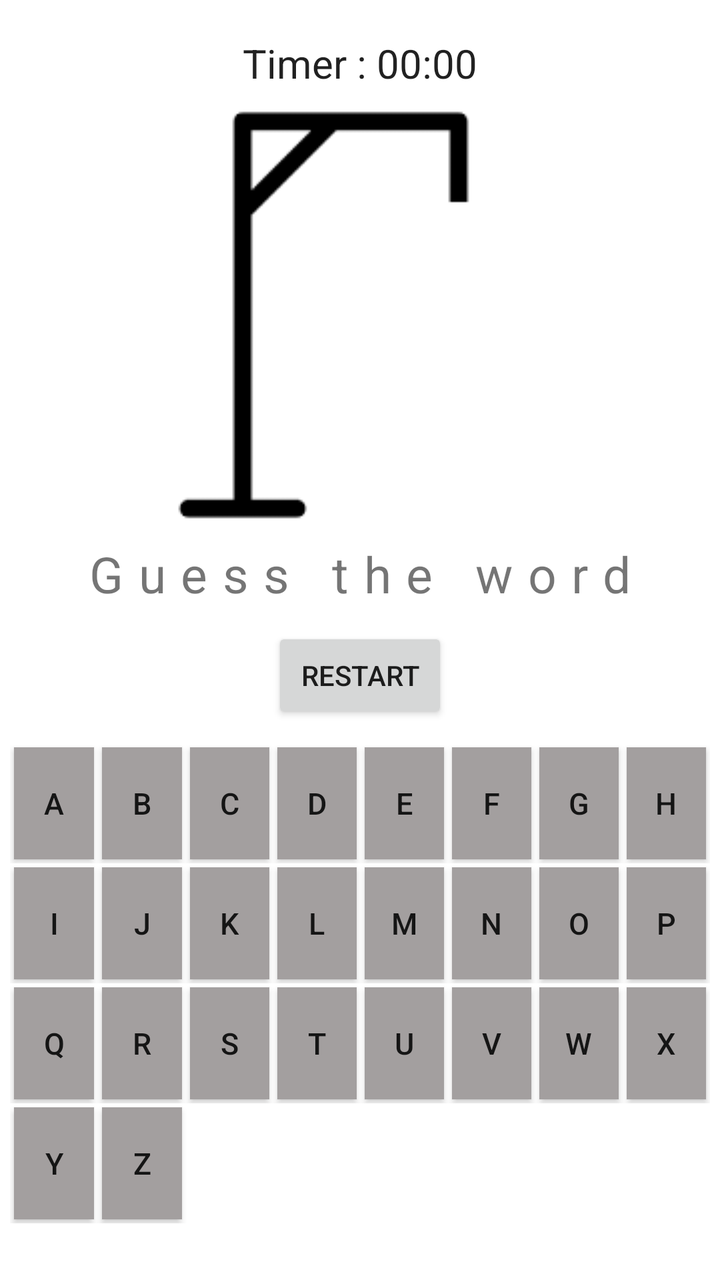
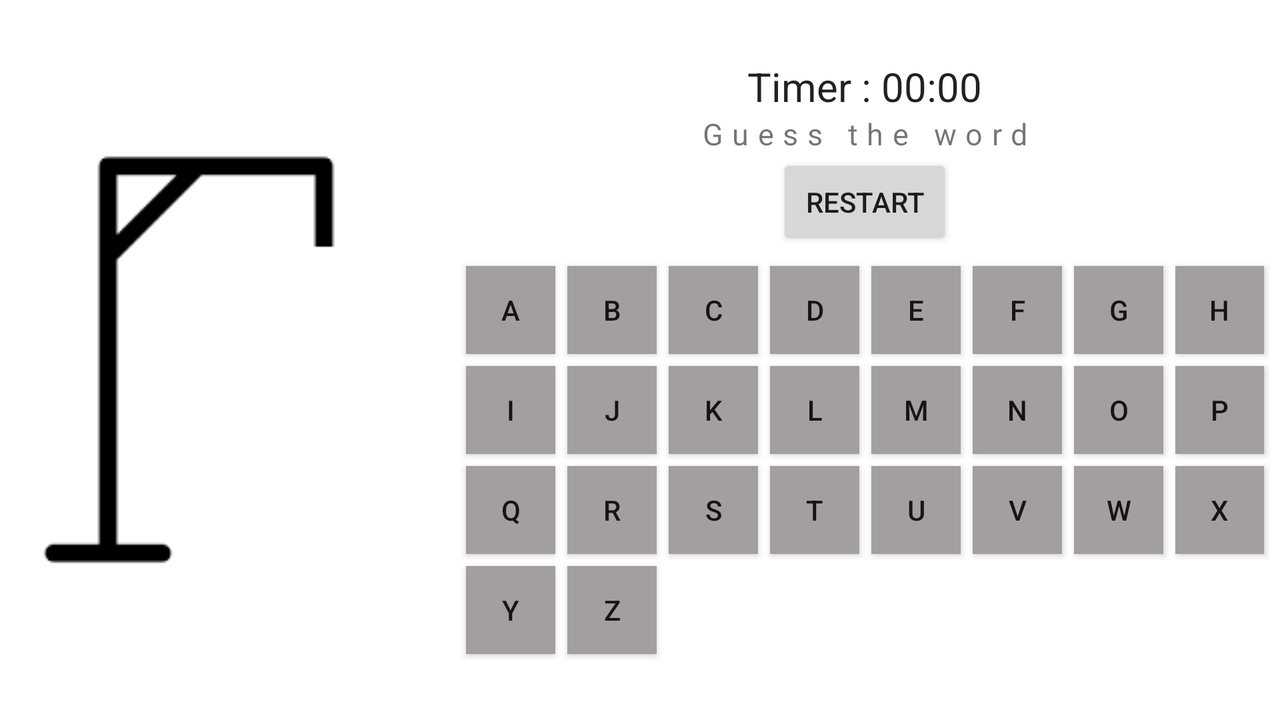

One screen, two layout resources from the same app: the default and the author's alternative for another configuration. Each is rendered where Android would select it; the XML of both is given below.
<!-- AndroidManifest.xml: application theme Theme.projectHangman -->
<!-- res/layout/activity_game.xml -->
<?xml version="1.0" encoding="utf-8"?>
<LinearLayout xmlns:android="http://schemas.android.com/apk/res/android"
    xmlns:tools="http://schemas.android.com/tools"
    android:layout_width="match_parent"
    android:layout_height="match_parent"
    android:gravity="center"
    android:orientation="vertical"
    tools:context=".GameActivity">

    <Chronometer
        android:id="@+id/chrono"
        android:layout_width="match_parent"
        android:layout_height="wrap_content"
        android:format="Timer : %s"
        android:gravity="center"
        android:textSize="20sp" />

    <ImageView
        android:id="@+id/hangmanDraw"
        android:layout_width="wrap_content"
        android:layout_height="wrap_content"
        android:gravity="center"
        android:src="@drawable/hangman0" />

    <TextView
        android:id="@+id/guessWord"
        android:layout_width="match_parent"
        android:layout_height="wrap_content"
        android:gravity="center"
        android:letterSpacing="0.3"
        android:text="Guess the word"
        android:textSize="25sp" />

    <Button
        android:id="@+id/btnRestart"
        android:layout_width="wrap_content"
        android:layout_height="wrap_content"
        android:layout_margin="10sp"
        android:gravity="center"
        android:text="@string/Restart" />


    <LinearLayout
        android:id="@+id/alphabetBoard"
        android:layout_width="match_parent"
        android:layout_height="wrap_content"
        android:gravity="bottom"
        android:orientation="vertical"
        android:layout_marginBottom="10sp">

        <LinearLayout
            android:layout_width="match_parent"
            android:layout_height="60sp"
            android:layout_marginLeft="5sp"
            android:layout_marginRight="5sp"
            android:background="@color/white"
            android:orientation="horizontal">

            <Button
                android:id="@+id/A"
                android:layout_width="wrap_content"
                android:layout_height="match_parent"
                android:layout_margin="2sp"
                android:layout_weight="1"
                android:background="@color/gray"
                android:text="A"
                android:textSize="15sp" />

            <Button
                android:id="@+id/B"
                android:layout_width="wrap_content"
                android:layout_height="match_parent"
                android:layout_margin="2sp"
                android:layout_weight="1"
                android:background="@color/gray"
                android:text="B"
                android:textSize="15sp" />

            <Button
                android:id="@+id/C"
                android:layout_width="wrap_content"
                android:layout_height="match_parent"
                android:layout_margin="2sp"
                android:layout_weight="1"
                android:background="@color/gray"
                android:text="C"
                android:textSize="15sp" />

            <Button
                android:id="@+id/D"
                android:layout_width="wrap_content"
                android:layout_height="match_parent"
                android:layout_margin="2sp"
                android:layout_weight="1"
                android:background="@color/gray"
                android:text="D"
                android:textSize="15sp" />

            <Button
                android:id="@+id/E"
                android:layout_width="wrap_content"
                android:layout_height="match_parent"
                android:layout_margin="2sp"
                android:layout_weight="1"
                android:background="@color/gray"
                android:text="E"
                android:textSize="15sp" />

            <Button
                android:id="@+id/F"
                android:layout_width="wrap_content"
                android:layout_height="match_parent"
                android:layout_margin="2sp"
                android:layout_weight="1"
                android:background="@color/gray"
                android:text="F"
                android:textSize="15sp" />

            <Button
                android:id="@+id/G"
                android:layout_width="wrap_content"
                android:layout_height="match_parent"
                android:layout_margin="2sp"
                android:layout_weight="1"
                android:background="@color/gray"
                android:text="G"
                android:textSize="15sp" />

            <Button
                android:id="@+id/H"
                android:layout_width="wrap_content"
                android:layout_height="match_parent"
                android:layout_margin="2sp"
                android:layout_weight="1"
                android:background="@color/gray"
                android:text="H"
                android:textSize="15sp" />
        </LinearLayout>

        <LinearLayout
            android:layout_width="match_parent"
            android:layout_height="60sp"
            android:layout_marginLeft="5sp"
            android:layout_marginRight="5sp"
            android:background="@color/white"
            android:orientation="horizontal">

            <Button
                android:id="@+id/I"
                android:layout_width="wrap_content"
                android:layout_height="match_parent"
                android:layout_margin="2sp"
                android:layout_weight="1"
                android:background="@color/gray"
                android:text="I"
                android:textSize="15sp" />

            <Button
                android:id="@+id/J"
                android:layout_width="wrap_content"
                android:layout_height="match_parent"
                android:layout_margin="2sp"
                android:layout_weight="1"
                android:background="@color/gray"
                android:text="J"
                android:textSize="15sp" />

            <Button
                android:id="@+id/K"
                android:layout_width="wrap_content"
                android:layout_height="match_parent"
                android:layout_margin="2sp"
                android:layout_weight="1"
                android:background="@color/gray"
                android:text="K"
                android:textSize="15sp" />

            <Button
                android:id="@+id/L"
                android:layout_width="wrap_content"
                android:layout_height="match_parent"
                android:layout_margin="2sp"
                android:layout_weight="1"
                android:background="@color/gray"
                android:text="L"
                android:textSize="15sp" />

            <Button
                android:id="@+id/M"
                android:layout_width="wrap_content"
                android:layout_height="match_parent"
                android:layout_margin="2sp"
                android:layout_weight="1"
                android:background="@color/gray"
                android:text="M"
                android:textSize="15sp" />

            <Button
                android:id="@+id/N"
                android:layout_width="wrap_content"
                android:layout_height="match_parent"
                android:layout_margin="2sp"
                android:layout_weight="1"
                android:background="@color/gray"
                android:text="N"
                android:textSize="15sp" />

            <Button
                android:id="@+id/O"
                android:layout_width="wrap_content"
                android:layout_height="match_parent"
                android:layout_margin="2sp"
                android:layout_weight="1"
                android:background="@color/gray"
                android:text="O"
                android:textSize="15sp" />

            <Button
                android:id="@+id/P"
                android:layout_width="wrap_content"
                android:layout_height="match_parent"
                android:layout_margin="2sp"
                android:layout_weight="1"
                android:background="@color/gray"
                android:text="P"
                android:textSize="15sp" />
        </LinearLayout>

        <LinearLayout
            android:layout_width="match_parent"
            android:layout_height="60sp"
            android:layout_marginLeft="5sp"
            android:layout_marginRight="5sp"
            android:background="@color/white"
            android:orientation="horizontal">

            <Button
                android:id="@+id/Q"
                android:layout_width="wrap_content"
                android:layout_height="match_parent"
                android:layout_margin="2sp"
                android:layout_weight="1"
                android:background="@color/gray"
                android:text="Q"
                android:textSize="15sp" />

            <Button
                android:id="@+id/R_btn"
                android:layout_width="wrap_content"
                android:layout_height="match_parent"
                android:layout_margin="2sp"
                android:layout_weight="1"
                android:background="@color/gray"
                android:text="R"
                android:textSize="15sp" />

            <Button
                android:id="@+id/S"
                android:layout_width="wrap_content"
                android:layout_height="match_parent"
                android:layout_margin="2sp"
                android:layout_weight="1"
                android:background="@color/gray"
                android:text="S"
                android:textSize="15sp" />

            <Button
                android:id="@+id/T"
                android:layout_width="wrap_content"
                android:layout_height="match_parent"
                android:layout_margin="2sp"
                android:layout_weight="1"
                android:background="@color/gray"
                android:text="T"
                android:textSize="15sp" />

            <Button
                android:id="@+id/U"
                android:layout_width="wrap_content"
                android:layout_height="match_parent"
                android:layout_margin="2sp"
                android:layout_weight="1"
                android:background="@color/gray"
                android:text="U"
                android:textSize="15sp" />

            <Button
                android:id="@+id/V"
                android:layout_width="wrap_content"
                android:layout_height="match_parent"
                android:layout_margin="2sp"
                android:layout_weight="1"
                android:background="@color/gray"
                android:text="V"
                android:textSize="15sp" />

            <Button
                android:id="@+id/W"
                android:layout_width="wrap_content"
                android:layout_height="match_parent"
                android:layout_margin="2sp"
                android:layout_weight="1"
                android:background="@color/gray"
                android:text="W"
                android:textSize="15sp" />

            <Button
                android:id="@+id/X"
                android:layout_width="wrap_content"
                android:layout_height="match_parent"
                android:layout_margin="2sp"
                android:layout_weight="1"
                android:background="@color/gray"
                android:text="X"
                android:textSize="15sp" />
        </LinearLayout>

        <LinearLayout
            android:layout_width="match_parent"
            android:layout_height="60sp"
            android:layout_gravity="left"
            android:layout_marginLeft="5sp"
            android:layout_marginRight="5sp"
            android:background="@color/white"
            android:orientation="horizontal">

            <Button
                android:id="@+id/Y"
                android:layout_width="wrap_content"
                android:layout_height="match_parent"
                android:layout_margin="2sp"
                android:layout_weight="1"
                android:background="@color/gray"
                android:text="Y"
                android:textSize="15sp" />

            <Button
                android:id="@+id/Z"
                android:layout_width="wrap_content"
                android:layout_height="match_parent"
                android:layout_margin="2sp"
                android:layout_weight="1"
                android:background="@color/gray"
                android:text="Z"
                android:textSize="15sp" />

            <Button
                android:layout_width="wrap_content"
                android:layout_height="match_parent"
                android:layout_margin="2sp"
                android:layout_weight="1"
                android:textSize="20sp"
                android:visibility="invisible" />

            <Button
                android:layout_width="wrap_content"
                android:layout_height="match_parent"
                android:layout_margin="2sp"
                android:layout_weight="1"
                android:textSize="20sp"
                android:visibility="invisible" />

            <Button
                android:layout_width="wrap_content"
                android:layout_height="match_parent"
                android:layout_margin="2sp"
                android:layout_weight="1"
                android:textSize="20sp"
                android:visibility="invisible" />

            <Button
                android:layout_width="wrap_content"
                android:layout_height="match_parent"
                android:layout_margin="2sp"
                android:layout_weight="1"
                android:textSize="20sp"
                android:visibility="invisible" />

            <Button
                android:layout_width="wrap_content"
                android:layout_height="match_parent"
                android:layout_margin="2sp"
                android:layout_weight="1"
                android:textSize="20sp"
                android:visibility="invisible" />

            <Button
                android:layout_width="wrap_content"
                android:layout_height="match_parent"
                android:layout_margin="2sp"
                android:layout_weight="1"
                android:textSize="20sp"
                android:visibility="invisible" />


        </LinearLayout>

    </LinearLayout>


</LinearLayout>
<!-- resources referenced by this layout -->
<resources>
  <color name="gray">#A39F9F</color>
  <color name="white">#FFFFFF</color>
  <!-- drawable hangman0: png bitmap (drawable, 1715 bytes) -->
  <string name="Restart">Restart</string>
  <style name="Theme.projectHangman" parent="Theme.MaterialComponents.DayNight.DarkActionBar">
          
          <item name="colorPrimary">@color/purple_700</item>
          <item name="colorPrimaryVariant">@color/purple_700</item>
          <item name="colorOnPrimary">@color/white</item>
          
          <item name="colorSecondary">@color/teal_200</item>
          <item name="colorSecondaryVariant">@color/teal_700</item>
          <item name="colorOnSecondary">@color/black</item>
          
          <item name="android:statusBarColor" tools:targetApi="l">?attr/colorPrimaryVariant</item>
          
      </style>
  <color name="purple_700">#FF3700B3</color>
  <color name="teal_200">#FF03DAC5</color>
  <color name="teal_700">#FF018786</color>
  <color name="black">#FF000000</color>
</resources>
<!-- res/layout-land/activity_game.xml (the author's variant of the layout above) -->
<!-- drawn on the phone turned sideways -->
<?xml version="1.0" encoding="utf-8"?>
<LinearLayout xmlns:android="http://schemas.android.com/apk/res/android"
    xmlns:tools="http://schemas.android.com/tools"
    android:layout_width="match_parent"
    android:layout_height="match_parent"
    android:orientation="horizontal"
    tools:context=".GameActivity">

    <LinearLayout
        android:layout_width="wrap_content"
        android:layout_height="match_parent"
        android:gravity="center"
        android:orientation="vertical">

        <ImageView
            android:id="@+id/hangmanDraw"
            android:layout_width="wrap_content"
            android:layout_height="wrap_content"
            android:gravity="center"
            android:src="@drawable/hangman0" />

    </LinearLayout>

    <LinearLayout
        android:id="@+id/alphabetBoard"
        android:layout_width="match_parent"
        android:layout_height="match_parent"
        android:gravity="center"
        android:orientation="vertical">

        <Chronometer
            android:id="@+id/chrono"
            android:layout_width="match_parent"
            android:layout_height="wrap_content"
            android:format="Timer : %s"
            android:gravity="center"
            android:textSize="20sp" />

        <TextView
            android:id="@+id/guessWord"
            android:layout_width="match_parent"
            android:layout_height="wrap_content"
            android:gravity="center"
            android:letterSpacing="0.3"
            android:text="Guess the word"
            android:textSize="15sp" />

        <Button
            android:id="@+id/btnRestart"
            android:layout_width="wrap_content"
            android:layout_height="wrap_content"
            android:layout_gravity="center"
            android:layout_marginBottom="5sp"
            android:text="@string/Restart" />


        <LinearLayout
            android:layout_width="match_parent"
            android:layout_height="50sp"
            android:layout_marginLeft="5sp"
            android:layout_marginRight="5sp"
            android:background="@color/white"
            android:orientation="horizontal">

            <Button
                android:id="@+id/A"
                android:layout_width="match_parent"
                android:layout_height="match_parent"
                android:layout_margin="3sp"
                android:layout_weight="1"
                android:background="@color/gray"
                android:text="A"

                />

            <Button
                android:id="@+id/B"
                android:layout_width="match_parent"
                android:layout_height="match_parent"
                android:layout_margin="3sp"
                android:layout_weight="1"
                android:background="@color/gray"
                android:text="B"

                />

            <Button
                android:id="@+id/C"
                android:layout_width="match_parent"
                android:layout_height="match_parent"
                android:layout_margin="3sp"
                android:layout_weight="1"
                android:background="@color/gray"
                android:text="C"

                />

            <Button
                android:id="@+id/D"
                android:layout_width="match_parent"
                android:layout_height="match_parent"
                android:layout_margin="3sp"
                android:layout_weight="1"
                android:background="@color/gray"
                android:text="D"

                />

            <Button
                android:id="@+id/E"
                android:layout_width="match_parent"
                android:layout_height="match_parent"
                android:layout_margin="3sp"
                android:layout_weight="1"
                android:background="@color/gray"
                android:text="E"

                />

            <Button
                android:id="@+id/F"
                android:layout_width="match_parent"
                android:layout_height="match_parent"
                android:layout_margin="3sp"
                android:layout_weight="1"
                android:background="@color/gray"
                android:text="F"

                />

            <Button
                android:id="@+id/G"
                android:layout_width="match_parent"
                android:layout_height="match_parent"
                android:layout_margin="3sp"
                android:layout_weight="1"
                android:background="@color/gray"
                android:text="G"

                />

            <Button
                android:id="@+id/H"
                android:layout_width="match_parent"
                android:layout_height="match_parent"
                android:layout_margin="3sp"
                android:layout_weight="1"
                android:background="@color/gray"
                android:text="H"

                />
        </LinearLayout>

        <LinearLayout
            android:layout_width="match_parent"
            android:layout_height="50sp"
            android:layout_marginLeft="5sp"
            android:layout_marginRight="5sp"
            android:background="@color/white"
            android:orientation="horizontal">

            <Button
                android:id="@+id/I"
                android:layout_width="match_parent"
                android:layout_height="match_parent"
                android:layout_margin="3sp"
                android:layout_weight="1"
                android:background="@color/gray"
                android:text="I"

                />

            <Button
                android:id="@+id/J"
                android:layout_width="match_parent"
                android:layout_height="match_parent"
                android:layout_margin="3sp"
                android:layout_weight="1"
                android:background="@color/gray"
                android:text="J"

                />

            <Button
                android:id="@+id/K"
                android:layout_width="match_parent"
                android:layout_height="match_parent"
                android:layout_margin="3sp"
                android:layout_weight="1"
                android:background="@color/gray"
                android:text="K"

                />

            <Button
                android:id="@+id/L"
                android:layout_width="match_parent"
                android:layout_height="match_parent"
                android:layout_margin="3sp"
                android:layout_weight="1"
                android:background="@color/gray"
                android:text="L"

                />

            <Button
                android:id="@+id/M"
                android:layout_width="match_parent"
                android:layout_height="match_parent"
                android:layout_margin="3sp"
                android:layout_weight="1"
                android:background="@color/gray"
                android:text="M"

                />

            <Button
                android:id="@+id/N"
                android:layout_width="match_parent"
                android:layout_height="match_parent"
                android:layout_margin="3sp"
                android:layout_weight="1"
                android:background="@color/gray"
                android:text="N"

                />

            <Button
                android:id="@+id/O"
                android:layout_width="match_parent"
                android:layout_height="match_parent"
                android:layout_margin="3sp"
                android:layout_weight="1"
                android:background="@color/gray"
                android:text="O"

                />

            <Button
                android:id="@+id/P"
                android:layout_width="match_parent"
                android:layout_height="match_parent"
                android:layout_margin="3sp"
                android:layout_weight="1"
                android:background="@color/gray"
                android:text="P"

                />
        </LinearLayout>

        <LinearLayout
            android:layout_width="match_parent"
            android:layout_height="50sp"
            android:layout_marginLeft="5sp"
            android:layout_marginRight="5sp"
            android:background="@color/white"
            android:orientation="horizontal">

            <Button
                android:id="@+id/Q"
                android:layout_width="match_parent"
                android:layout_height="match_parent"
                android:layout_margin="3sp"
                android:layout_weight="1"
                android:background="@color/gray"
                android:text="Q"

                />

            <Button
                android:id="@+id/R_btn"
                android:layout_width="match_parent"
                android:layout_height="match_parent"
                android:layout_margin="3sp"
                android:layout_weight="1"
                android:background="@color/gray"
                android:text="R"

                />

            <Button
                android:id="@+id/S"
                android:layout_width="match_parent"
                android:layout_height="match_parent"
                android:layout_margin="3sp"
                android:layout_weight="1"
                android:background="@color/gray"
                android:text="S"

                />

            <Button
                android:id="@+id/T"
                android:layout_width="match_parent"
                android:layout_height="match_parent"
                android:layout_margin="3sp"
                android:layout_weight="1"
                android:background="@color/gray"
                android:text="T"

                />

            <Button
                android:id="@+id/U"
                android:layout_width="match_parent"
                android:layout_height="match_parent"
                android:layout_margin="3sp"
                android:layout_weight="1"
                android:background="@color/gray"
                android:text="U"

                />

            <Button
                android:id="@+id/V"
                android:layout_width="match_parent"
                android:layout_height="match_parent"
                android:layout_margin="3sp"
                android:layout_weight="1"
                android:background="@color/gray"
                android:text="V"

                />

            <Button
                android:id="@+id/W"
                android:layout_width="match_parent"
                android:layout_height="match_parent"
                android:layout_margin="3sp"
                android:layout_weight="1"
                android:background="@color/gray"
                android:text="W"

                />

            <Button
                android:id="@+id/X"
                android:layout_width="match_parent"
                android:layout_height="match_parent"
                android:layout_margin="3sp"
                android:layout_weight="1"
                android:background="@color/gray"
                android:text="X"

                />
        </LinearLayout>

        <LinearLayout
            android:layout_width="wrap_content"
            android:layout_height="50sp"
            android:layout_gravity="left"
            android:layout_marginLeft="5sp"
            android:layout_marginRight="5sp"
            android:background="@color/white"
            android:orientation="horizontal">

            <Button
                android:id="@+id/Y"
                android:layout_width="wrap_content"
                android:layout_height="match_parent"
                android:layout_margin="3sp"
                android:layout_weight="1"
                android:background="@color/gray"
                android:text="Y" />

            <Button
                android:id="@+id/Z"
                android:layout_width="wrap_content"
                android:layout_height="match_parent"
                android:layout_margin="3sp"
                android:layout_weight="1"
                android:background="@color/gray"
                android:text="Z" />

            <Button
                android:layout_width="wrap_content"
                android:layout_height="match_parent"
                android:layout_margin="3sp"
                android:layout_weight="1"
                android:background="@color/gray"
                android:visibility="invisible" />

            <Button
                android:layout_width="wrap_content"
                android:layout_height="match_parent"
                android:layout_margin="3sp"
                android:layout_weight="1"
                android:background="@color/gray"
                android:visibility="invisible" />

            <Button
                android:layout_width="wrap_content"
                android:layout_height="match_parent"
                android:layout_margin="3sp"
                android:layout_weight="1"
                android:background="@color/gray"
                android:visibility="invisible" />

            <Button
                android:layout_width="wrap_content"
                android:layout_height="match_parent"
                android:layout_margin="3sp"
                android:layout_weight="1"
                android:background="@color/gray"
                android:visibility="invisible" />

            <Button
                android:layout_width="wrap_content"
                android:layout_height="match_parent"
                android:layout_margin="3sp"
                android:layout_weight="1"
                android:background="@color/gray"
                android:visibility="invisible" />

            <Button
                android:layout_width="wrap_content"
                android:layout_height="match_parent"
                android:layout_margin="3sp"
                android:layout_weight="1"
                android:background="@color/gray"
                android:visibility="invisible" />


        </LinearLayout>

    </LinearLayout>


</LinearLayout>
